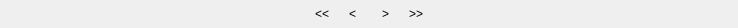
<?xml version="1.0" encoding="UTF-8"?>
<ui version="4.0">
 <class>CPaginationGuiComp</class>
 <widget class="QWidget" name="CPaginationGuiComp">
  <property name="geometry">
   <rect>
    <x>0</x>
    <y>0</y>
    <width>738</width>
    <height>28</height>
   </rect>
  </property>
  <property name="windowTitle">
   <string>Form</string>
  </property>
  <property name="styleSheet">
   <string notr="true"/>
  </property>
  <layout class="QHBoxLayout" name="horizontalLayout" stretch="0">
   <property name="spacing">
    <number>0</number>
   </property>
   <property name="leftMargin">
    <number>0</number>
   </property>
   <property name="topMargin">
    <number>0</number>
   </property>
   <property name="rightMargin">
    <number>0</number>
   </property>
   <property name="bottomMargin">
    <number>0</number>
   </property>
   <item>
    <widget class="QFrame" name="OuterFrame">
     <property name="frameShape">
      <enum>QFrame::NoFrame</enum>
     </property>
     <property name="frameShadow">
      <enum>QFrame::Raised</enum>
     </property>
     <layout class="QHBoxLayout" name="horizontalLayout_2">
      <property name="spacing">
       <number>0</number>
      </property>
      <property name="leftMargin">
       <number>0</number>
      </property>
      <property name="topMargin">
       <number>0</number>
      </property>
      <property name="rightMargin">
       <number>0</number>
      </property>
      <property name="bottomMargin">
       <number>0</number>
      </property>
      <item>
       <spacer name="horizontalSpacer">
        <property name="orientation">
         <enum>Qt::Horizontal</enum>
        </property>
        <property name="sizeHint" stdset="0">
         <size>
          <width>310</width>
          <height>20</height>
         </size>
        </property>
       </spacer>
      </item>
      <item>
       <widget class="QFrame" name="ControlsFrame">
        <property name="frameShape">
         <enum>QFrame::NoFrame</enum>
        </property>
        <property name="frameShadow">
         <enum>QFrame::Raised</enum>
        </property>
        <layout class="QHBoxLayout" name="horizontalLayout_3">
         <property name="spacing">
          <number>6</number>
         </property>
         <property name="leftMargin">
          <number>0</number>
         </property>
         <property name="topMargin">
          <number>0</number>
         </property>
         <property name="rightMargin">
          <number>0</number>
         </property>
         <property name="bottomMargin">
          <number>0</number>
         </property>
         <item>
          <widget class="QToolButton" name="First">
           <property name="text">
            <string>&lt;&lt;</string>
           </property>
           <property name="autoRaise">
            <bool>true</bool>
           </property>
          </widget>
         </item>
         <item>
          <widget class="QToolButton" name="Prev">
           <property name="text">
            <string>&lt;</string>
           </property>
           <property name="autoRaise">
            <bool>true</bool>
           </property>
          </widget>
         </item>
         <item>
          <widget class="QFrame" name="PageButtonsFrame">
           <property name="enabled">
            <bool>true</bool>
           </property>
           <property name="frameShape">
            <enum>QFrame::NoFrame</enum>
           </property>
           <property name="frameShadow">
            <enum>QFrame::Raised</enum>
           </property>
           <layout class="QHBoxLayout" name="horizontalLayout_4">
            <property name="spacing">
             <number>6</number>
            </property>
            <property name="leftMargin">
             <number>0</number>
            </property>
            <property name="topMargin">
             <number>0</number>
            </property>
            <property name="rightMargin">
             <number>0</number>
            </property>
            <property name="bottomMargin">
             <number>0</number>
            </property>
           </layout>
          </widget>
         </item>
         <item>
          <widget class="QToolButton" name="Next">
           <property name="text">
            <string>&gt;</string>
           </property>
           <property name="autoRaise">
            <bool>true</bool>
           </property>
          </widget>
         </item>
         <item>
          <widget class="QToolButton" name="Last">
           <property name="text">
            <string>&gt;&gt;</string>
           </property>
           <property name="autoRaise">
            <bool>true</bool>
           </property>
          </widget>
         </item>
        </layout>
       </widget>
      </item>
      <item>
       <spacer name="horizontalSpacer_2">
        <property name="orientation">
         <enum>Qt::Horizontal</enum>
        </property>
        <property name="sizeHint" stdset="0">
         <size>
          <width>310</width>
          <height>20</height>
         </size>
        </property>
       </spacer>
      </item>
     </layout>
    </widget>
   </item>
  </layout>
 </widget>
 <resources/>
 <connections/>
</ui>
